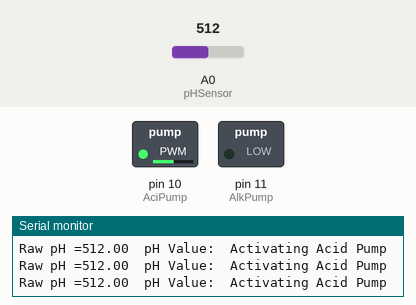
Recording of a sketch running on a simulated Arduino Uno, built with avr-gcc and run on an emulated ATmega328P. Shown: switched loads named in the sketch (green lamp = pin HIGH), the last lines printed to the serial monitor. The inputs (shaded band) are chosen by the test bench; at power-on: A0 (pHSensor) = 512.

Above: at 1.2 s.
1.3 s: A0 (pHSensor) set to 578
2.9 s: A0 (pHSensor) set to 598
At 4.0 s:
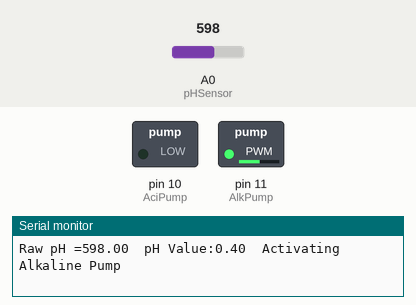
4.4 s: A0 (pHSensor) set to 511
At 5.3 s:
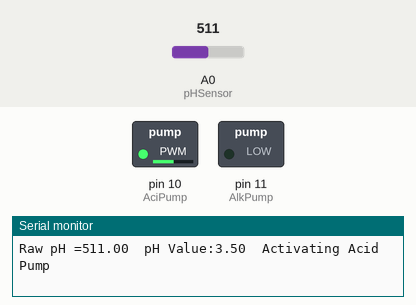
Timing chart, 0 to 7.4 s (numbered marks = the images above; inputs shaded):
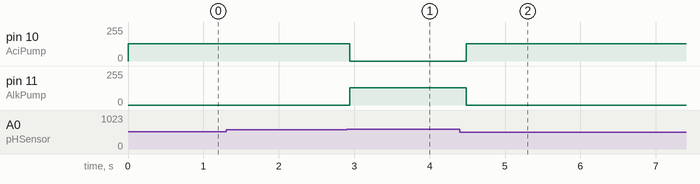

Measured:
- the behaviour switches between 588 and 589 on A0 (pHSensor) (found by bisection; images 0 and 1)
- after the input at 2.9 s, pin 10 (AciPump): 130/255 → 0/255 at once; pin 11 (AlkPump): 0/255 → 130/255 at once
- after the input at 4.4 s, pin 10 (AciPump): 0/255 → 130/255 after 0.08 s; pin 11 (AlkPump): 130/255 → 0/255 after 0.08 s

The sketch:

PH_pump_with_stabliser.ino
```cpp
#include "Arduino.h"

const int AciPump = 10;
const int AlkPump = 11;
const int pHSensor = A0;
const int minPH = 1;
const int maxPH = 2;
const int idealPH = 5;

float pHReading = 0;
int AciPumpS = 0;
int AlkPumpS = 0;
float TruePH = 0;
int counter = 0;
int pointer = 0;
float avaregeVal[30];
float aPH = 0;

void setup() {
  pinMode(AciPump, OUTPUT);
  pinMode(AlkPump, OUTPUT);
  Serial.begin(9600);
}

float average (float * array, int len)
{
  long sum = 0L ;
  for (int i = 0 ; i < len ; i++)
    sum += array [i] ;
  return  ((float) sum) / len ;
}

void loop() {
  // read the sensor and store it in the variable sensorReading:
  pHReading = analogRead(pHSensor);
  TruePH = (1803 - 3 * pHReading) / 37;
  Serial.print("Raw pH =");
  Serial.print(pHReading );
  Serial.print("  pH Value:");

  //stabilizer
  if(pointer>29){
    pointer = 0;
  }
  if(counter<30){
    avaregeVal[pointer] = TruePH;
    counter++;
    pointer++;
  }
  else{
    avaregeVal[pointer] = TruePH;
    aPH = average(avaregeVal,30);
    //Serial.println(TruePH);
    Serial.print(aPH);
    pointer++;
    }
  //Map the speed of the pump
  int SpeedBase=map(TruePH,0,minPH,255,200);
  int SpeedAcid=map(TruePH,14,maxPH,255,200);
  // pump activation
  if (TruePH > maxPH) {
    analogWrite(AciPump,130);
    digitalWrite(AlkPump,LOW);
    Serial.println("  Activating Acid Pump");
  }
  else if (TruePH < minPH) {
    analogWrite(AlkPump,130);
    digitalWrite(AciPump,LOW);
    Serial.println("  Activating Alkaline Pump");
  }
  else{
    Serial.println("Normal");
  }
}
```
